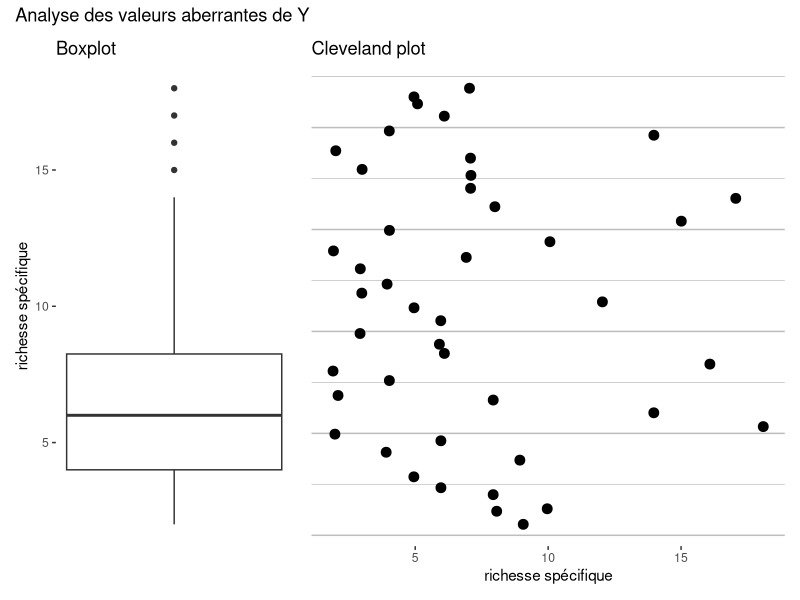
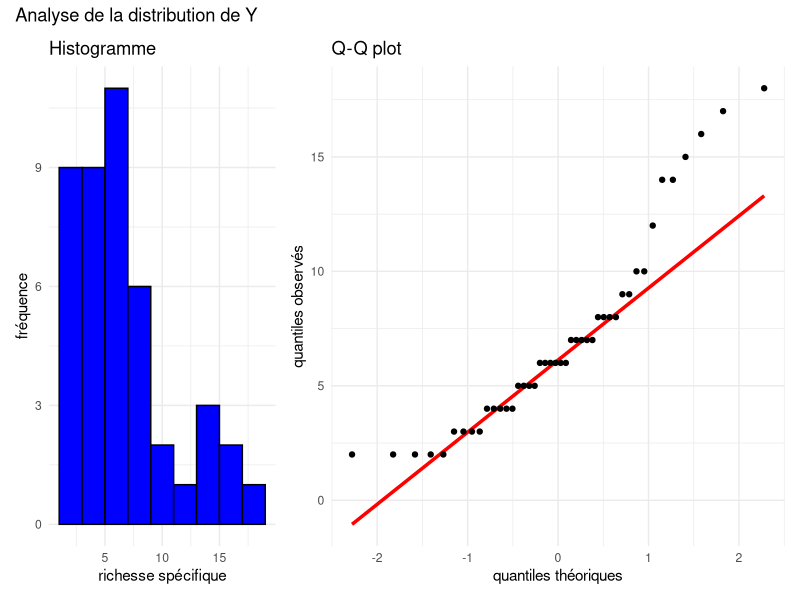
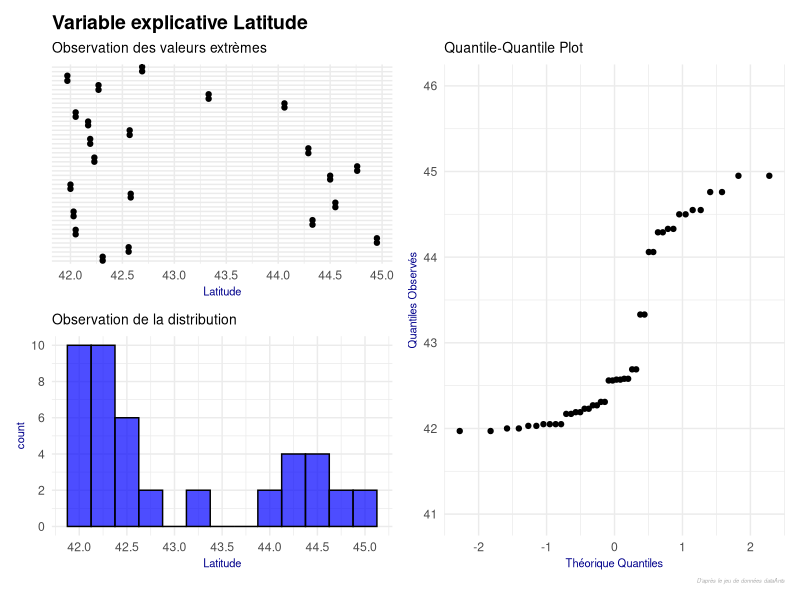

Source code (R) for these figures, in order:
## ---- chunk 1

#importation
dataAnts <- read.table("BogAnts.txt", dec=".", header = TRUE)

#Passer la localisation en facteur 
dataAnts$Location<-as.factor(dataAnts$Location)

#vérification du type des variables 
str(dataAnts)
## ---- chunk 2
library(ggplot2)
library(patchwork)
## ---- chunk 3

# Boxplot 
bp <- ggplot(data = dataAnts, aes(y = Nsp))+
  geom_boxplot()+
  labs(title = "Boxplot",
       y = "richesse spécifique")+
  theme(
    panel.background = element_rect(fill="white"),
    panel.grid.major = element_blank(),
    panel.grid.minor = element_blank(),
    axis.text.x = element_blank(),
    axis.ticks.x = element_blank()
  )

# Cleveland plot 
cp <- ggplot(data = dataAnts, aes(x = Nsp, y = 1:nrow(dataAnts)))+
  geom_jitter(width = 0.1, size = 3, color = "black")+
  labs(title = "Cleveland plot",
       x = "richesse spécifique")+
  theme(
    panel.background = element_rect(fill="white"),
    panel.grid.major.y = element_line(color="gray"),
    panel.grid.minor.y = element_line(color="gray"),
    panel.grid.major.x = element_blank(),
    panel.grid.minor.x = element_blank(),
    axis.text.y = element_blank(),
    axis.ticks.y = element_blank(),
    axis.title.y = element_blank(),
  )

## Affichage 
(bp + cp) + 
  plot_layout(widths = c(1, 2)) + 
  plot_annotation(title = "Analyse des valeurs aberrantes de Y")
## ---- chunk 4

# Histogramme 
hg <- ggplot(data = dataAnts, aes(x = Nsp))+
  geom_histogram(binwidth = 2, fill = "blue", color = "black")+
  theme_minimal()+
  labs(title = "Histogramme",
       x = "richesse spécifique",
       y = "fréquence")

qqp <- ggplot(data = dataAnts, aes(sample = Nsp))+
  geom_qq_line(color = "red", size = 1.2)+
  geom_qq()+
  theme_minimal()+
  labs(title = "Q-Q plot",
       x = "quantiles théoriques",
       y = "quantiles observés")

# Affichage
(hg + qqp) +
  plot_layout(widths = c(1, 2)) + 
  plot_annotation(title = "Analyse de la distribution de Y")

## ---- chunk 5
p1 <- ggplot(dataAnts) +
  aes(x=Latitude, y=factor(1:nrow(dataAnts), levels = 1:nrow(dataAnts))) + # Affichage avec classification
  geom_jitter(width=0, height=0.1) +
  scale_x_continuous(breaks = seq(41.5, 45, by = 0.5)) + # Valeurs de l'axe X
  labs(title = "Variable explicative Latitude",
       subtitle = "Observation des valeurs extrèmes",
       x= "Latitude") +  # Titres
  theme_minimal() +
  theme(axis.text.y = element_blank(),   # Supprimer les étiquettes de l'axe Y
        axis.ticks.y = element_blank(),  # Supprimer les ticks de l'axe Y
        axis.title.y = element_blank(),  # Supprimer le titre de l'axe Y
        axis.title.x = element_text(size = 8, color = "darkblue"),
        plot.title = element_text(size = 14, face = "bold", color = "black"),
        plot.subtitle = element_text(size = 10, color = "black")
        )   

p2 <- ggplot(dataAnts) +
  aes(x = Latitude) +  # Utiliser Latitude sur l'axe X
  geom_histogram(binwidth = 0.25, fill = "blue", color = "black", alpha = 0.7) +  # Histogramme
  scale_x_continuous(breaks = seq(41.5, 45, by = 0.5)) +  # Valeurs de l'axe X
  scale_y_continuous(breaks = seq(0, 10, by = 2)) +  # Valeurs de l'axe X
  labs(subtitle = "Observation de la distribution",
       x = "Latitude") +  # Titres
  theme_minimal() +  # Appliquer un thème minimal
  theme(
    axis.title.x = element_text(size = 8, color = "darkblue"), 
    axis.title.y = element_text(size = 8, color = "darkblue"),
    plot.subtitle = element_text(size = 10, color = "black")
  ) 

p3 <- ggplot(dataAnts, aes(sample = Latitude)) +
  labs(subtitle = "Quantile-Quantile Plot",
       caption = "D'après le jeu de données dataAnts",
       x = "Théorique Quantiles",
       y = "Quantiles Observés") +
  scale_y_continuous(breaks = seq(41, 46, by = 1), limits=c(41,46)) + # Valeurs de l'axe X
  stat_qq() +  # Ajoute les points du Q-Q plot
  stat_qq_line(col = "red") +  # Ajoute la ligne théorique
  theme_minimal() + # Applique un thème minimal
  theme(
    axis.title.x = element_text(size = 8, color = "darkblue"),
    axis.title.y = element_text(size = 8, color = "darkblue"),
    plot.title = element_text(size = 14, face = "bold", color = "black"),       
    plot.subtitle = element_text(size = 10, color = "black"),                  
    plot.caption = element_text(size = 4, face = "italic", color = "darkgrey") 
  ) 

(p1 / p2) | p3 + 
  plot_layout(guides = "collect")
## ---- chunk 6
summary(dataAnts$Location)
